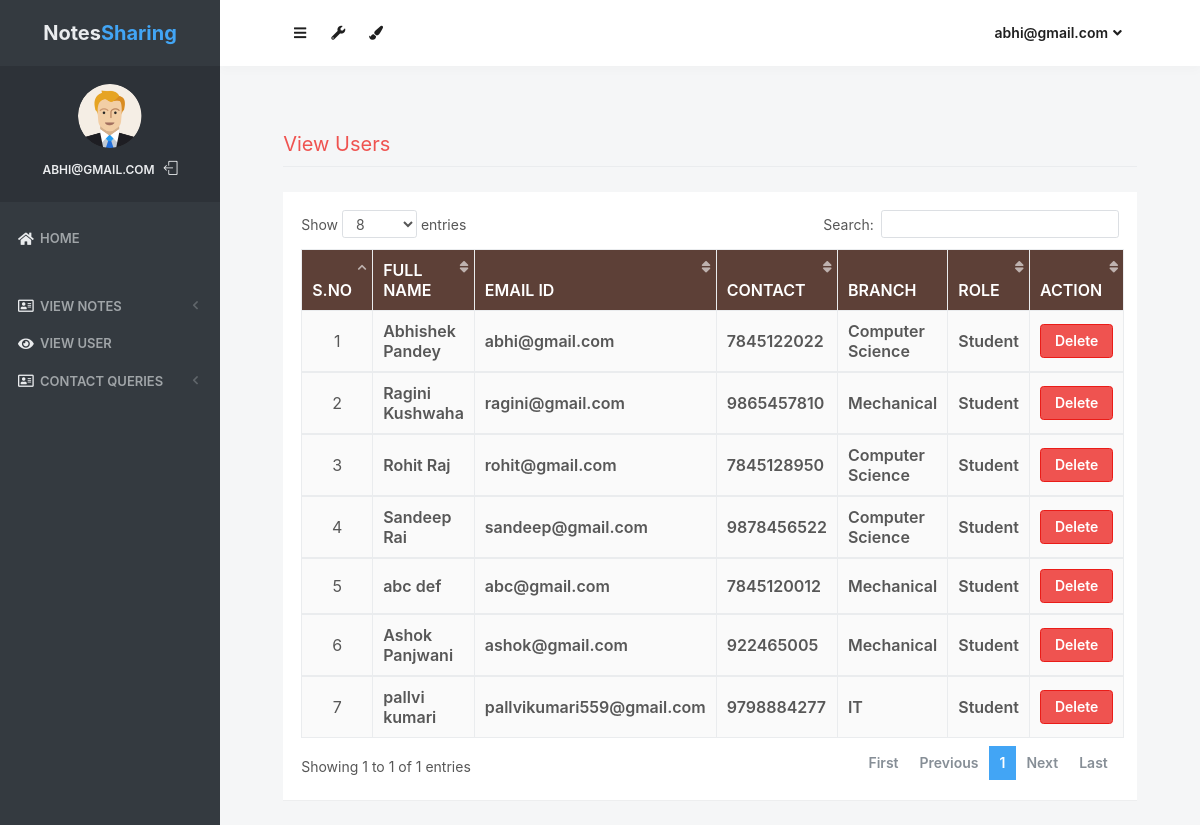
The app's page /view_users (signed in) with its own data.
### notes/models.py (models this page shows, shortened)
class Signup(models.Model):
    user = models.ForeignKey(User,on_delete=models.CASCADE)
    contact = models.CharField(max_length=10)
    branch = models.CharField(max_length=30)
    role = models.CharField(max_length=15)

### notes/views.py (the view)
# urls.py: path('view_users', view_users, name='view_users'),
def view_users(request):
    if not request.user.is_authenticated:
        return redirect('login_admin')
    users = Signup.objects.all()
    d = {'users':users}
    return render(request,'view_users.html',d)

### notes/templates/view_users.html (shortened to what this page needs)
{% load static %}
<html lang="en" class="no-focus">
    <head>
        <link rel="stylesheet" href="{% static 'js/plugins/datatables/dataTables.bootstrap4.min.css' %}">
        <link rel="stylesheet" id="css-main" href="{% static 'css1/codebase.min.css' %}">
    </head>
    <body>
        <div id="page-container" class="sidebar-o sidebar-inverse side-scroll page-header-fixed main-content-narrow">
         {% include "sidebar.html" %}
            {% include "admin_nav.html" %}
            <main id="main-container">
                <div class="content">
                    <h2 class="content-heading text-danger">View Users</h2>
                    <div class="block">
                        <div class="block-content block-content-full">
                            <table class="table table-bordered table-striped table-vcenter js-dataTable-full-pagination" style="width:100%">
                                <thead class="text-white" style="background-color : #5d4037;">
                                    <tr>
                                        <th class="text-center">S.No</th>
                                        <th class="d-none d-sm-table-cell">Full Name</th>
                                        <th class="d-none d-sm-table-cell">Email ID</th>
                                        <th class="d-none d-sm-table-cell">Contact</th>
                                        <th class="d-none d-sm-table-cell">Branch</th>
                                        <th class="d-none d-sm-table-cell">Role</th>
                                        <th class="d-none d-sm-table-cell" style="width: 15%;">Action</th>
                                    </tr>
                                </thead>
                                {% for i in users %}
                                <tbody>
                                    <tr>
                                        <td class="text-center">{{forloop.counter}}</td>
                                        <td class="font-w600">{{i.user.first_name}} {{i.user.last_name}}</td>
					                    <td class="font-w600">{{i.user.username}}</td>
					                    <td class="font-w600">{{i.contact}}</td>
					                    <td class="font-w600">{{i.branch}}</td>
					                    <td class="font-w600">{{i.role}}</td>
					                    <td class="font-w600"><a href="{% url 'delete_users' i.user.id %}" class="btn btn-danger" onclick="return confirm('Are your sure to Delete ?')">Delete</a></td>
					                </tr>
                                        {% endfor %}
                                </tbody>
                            </table>
                        </div>
                    </div>
                </div>
            </main>
        </div>
 <link rel="stylesheet" href="https://use.fontawesome.com/releases/v5.6.3/css/all.css">
    </body>
</html>

### notes/templates/sidebar.html (shortened to what this page needs)
{% load static %}
   <nav id="sidebar">
                <div id="sidebar-scroll">
                    <div class="sidebar-content">
                        <div class="content-header content-header-fullrow px-15">
                            <div class="content-header-section text-center align-parent sidebar-mini-hidden">
                                <div class="content-header-item">
                                    <a class="link-effect font-w700" href="{% url 'admin_home' %}">
                                           <span class="font-size-xl text-dual-primary-dark">Notes</span><span class="font-size-xl text-primary">Sharing</span>
                                    </a>
                                </div>
                            </div>
                        </div>
                        <div class="content-side content-side-full content-side-user px-10 align-parent">
                            <div class="sidebar-mini-hidden-b text-center">
                                <a class="img-link" href="be_pages_generic_profile.html">
                                    <img class="img-avatar" src="{% static 'img/avatars/user1.png' %}" alt="">
                                </a>
                                <ul class="list-inline mt-10">
                                    <li class="list-inline-item">
                                        <a class="link-effect text-dual-primary-dark font-size-xs font-w600 text-uppercase" href="{% url 'admin_home' %}">{{ request.user.username }}</a>
                                    </li>
                                    <li class="list-inline-item">
                                        <a class="link-effect text-dual-primary-dark" href="{% url 'logout' %}">
                                            <i class="si si-logout"></i>
                                        </a>
                                    </li>
                                </ul>
                            </div>
                        </div>
                        <div class="content-side content-side-full">
                            <ul class="nav-main">
                                <li class="open">
                                    <a href="{% url 'admin_home' %}"><i class="fas fa-home"></i><span class="sidebar-mini-hide">Home</span></a>
                                </li>
                                <li class="nav-main-heading"><span class="sidebar-mini-visible">UI</span></li>
                                <li>
                                    <a class="nav-submenu" data-toggle="nav-submenu"><i class="far fa-address-card"></i>View Notes</a>
                                </li>
                                <li>
                                    <a  href="{% url 'view_users' %}"><i class="fas fa-eye"></i><span class="sidebar-mini-hide">View User</span></a>
                                </li>
                                <li>
                                    <a class="nav-submenu" data-toggle="nav-submenu"><i class="far fa-address-card"></i>Contact Queries</a>
                                </li>
                           </ul>
                        </div>
                    </div>
                </div>
            </nav>

### notes/templates/admin_nav.html (shortened to what this page needs)
{% load static %}
            <header id="page-header">
                <div class="content-header">
                    <div class="content-header-section">
                        <button type="button" class="btn btn-circle btn-dual-secondary" data-toggle="layout" data-action="sidebar_toggle">
                            <i class="fa fa-navicon"></i>
                        </button>
                        <div class="btn-group" role="group">
                            <button type="button" class="btn btn-circle btn-dual-secondary" id="page-header-options-dropdown" data-toggle="dropdown" aria-haspopup="true" aria-expanded="false">
                                <i class="fa fa-wrench"></i>
                            </button>
                        </div>
                        <div class="btn-group" role="group">
                            <button type="button" class="btn btn-circle btn-dual-secondary" id="page-header-themes-dropdown" data-toggle="dropdown" aria-haspopup="true" aria-expanded="false">
                                <i class="fa fa-paint-brush"></i>
                            </button>
                        </div>
                    </div>
                    <div class="content-header-section">
                        <div class="btn-group" role="group">
                            <button type="button" class="btn btn-rounded btn-dual-secondary" id="page-header-user-dropdown" data-toggle="dropdown" aria-haspopup="true" aria-expanded="false">
                                {{ request.user.username}}<i class="fa fa-angle-down ml-5"></i>
                            </button>
                        </div>
                    </div>
                </div>
            </header>

### records on screen
Signup: user.first_name "Abhishek", user.last_name "Pandey", user.username "abhi@gmail.com", contact "7845122022", branch "Computer Science", role "Student"
Signup: user.first_name "Ragini", user.last_name "Kushwaha", user.username "ragini@gmail.com", contact "9865457810", branch "Mechanical", role "Student"
Signup: user.first_name "Rohit", user.last_name "Raj", user.username "rohit@gmail.com", contact "7845128950", branch "Computer Science", role "Student"
Signup: user.first_name "Sandeep", user.last_name "Rai", user.username "sandeep@gmail.com", contact "9878456522", branch "Computer Science", role "Student"
Signup: user.first_name "abc", user.last_name "def", user.username "abc@gmail.com", contact "7845120012", branch "Mechanical", role "Student"
Signup: user.first_name "Ashok", user.last_name "Panjwani", user.username "ashok@gmail.com", contact "922465005", branch "Mechanical", role "Student"
Signup: user.first_name "pallvi", user.last_name "kumari", user.username "pallvikumari559@gmail.com", contact "9798884277", branch "IT", role "Student"

### other values on screen
{{ request.user.username }} "ABHI@GMAIL.COM"
{{ request.user.username }} "abhi@gmail.com"
